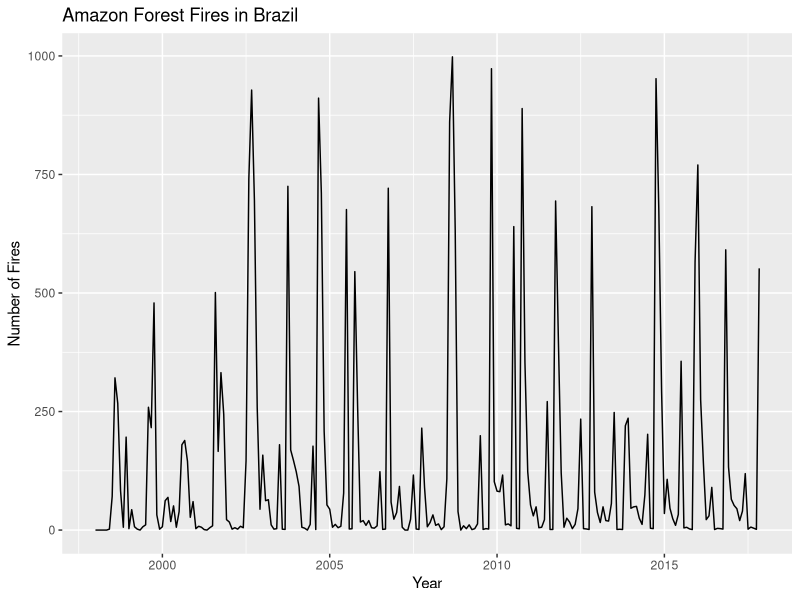
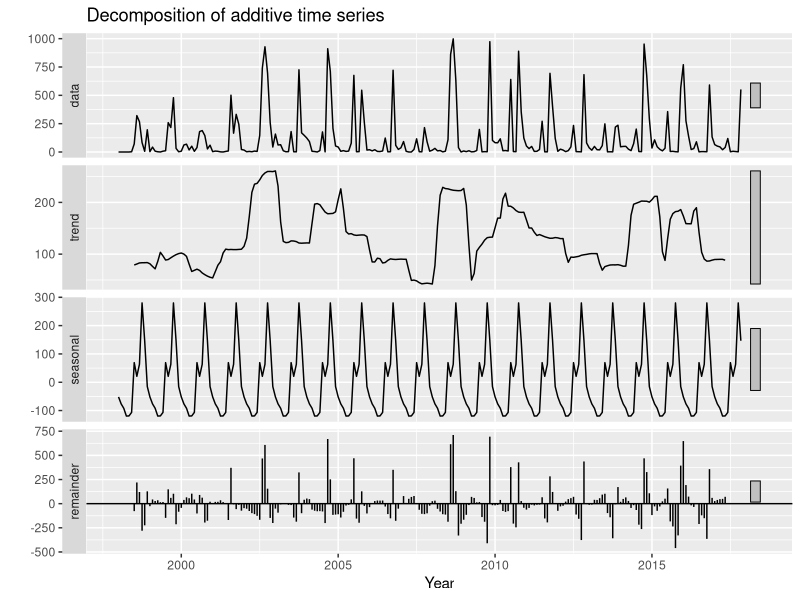

Generate these figures, in order, with R: (Note: this script raises an error after producing the figures.)
library(data.table)
library(ggplot2)
library(forecast)
library(tseries)
library(urca)
library(dplyr)
library(GGally)

# read the data and make a copy of it
amazon <- read.csv('amazon1.csv')
str(amazon)
View(amazon)
amazon= data.table(amazon)

amazon_sorted = amazon[order(amazon$year)]


amazon_fire = amazon_sorted[which(amazon_sorted$state=="Amazonas")]

# convert it to time-series data
ts_amazon=ts(amazon_fire$number, start=c(1998,1) ,frequency=12 )
str(ts_amazon)
View(ts_amazon)

#check for NA
sum(is.na(ts_amazon))

#plot for time and seasonality
autoplot(ts_amazon)+ ggtitle('Amazon Forest Fires in Brazil')+ xlab('Year')+ ylab('Number of Fires')

#decomposition
autoplot(decompose(ts_amazon,type='additive')) + xlab ('Year')
+ ggtitle('Decomposition Forest Fires')


#boxplot for each month
boxplot(ts_amazon~cycle(ts_amazon), xla='Month',
  ylab='Number of Fires', main='Forest Fires in Brazil')

# seasonal plot
ggseasonplot(ts_amazon, year.labels=TRUE, year.labels.left=TRUE)
+ylab('Number of fires') +ggtitle("Seasonal plot for Forest Fires in Brazil")

#subseriesplot
ggsubseriesplot(ts_amazon) + ylab('Number of fires') 
+ggtitle('Seasonal Subseries plot for Forest Fires in Brazil')

#acf: lag 1 positive, use AR model. Lag 1 -ve, MA.
autoplot(acf(ts_amazon,plot=TRUE))
+labs(title="Correlogram of Amazon Forest fires")


#our time series data shows ACF, which is why no white noise


#Simple Forcasting Methods


train=window(ts_amazon, start=c(1998,1), end=c(2012,12))
test=window(ts_amazon, start=c(2013,1))



#mean

mmean=meanf(train, h=100)
autoplot(train) + autolayer(mmean, series="Mean", PI=FALSE) 
+xlab('Year') +ylab('Number of fires') 
+ggtitle('Average method')+ guides(colour=guide_legend(title='Forecast'))

#naive

nnaive=rwf(train, h=100)
autoplot(train)+ autolayer(nnaive, series="Naive", PI=FALSE) 
+xlab('Year') +ylab('Number of fires') 
+ggtitle('Naive method')+guides(colour=guide_legend(title='Forecast'))

#seasonal naive

seanaive=snaive(train, h=100)
autoplot(train)+ autolayer(seanaive, series="Seasonal Naive", PI=FALSE) 
+xlab('Year') +ylab('Number of fires') 
+ggtitle('Seasonal Naive method')+guides(colour=guide_legend(title='Forecast'))

#drift

drift=rwf(train, h=100, drift = TRUE)
autoplot(train)+ autolayer(drift,series="Drift",PI=FALSE) 
+xlab('Year')+ylab('Number of fires')
+ggtitle('Drift method')+guides(colour=guide_legend(title='Forecast'))


#all

autoplot(train)+
  autolayer(mmean, series="Mean", PI=FALSE)+
  autolayer(nnaive, series="Naive", PI=FALSE)+
  autolayer(seanaive, series="Seasonal Naive", PI=FALSE)+
  autolayer(drift,series="Drift",PI=FALSE) + xlab('Year')+ylab('Number of fires')+
  ggtitle('Forecasts for Amazon forest fires')+
  guides(colour=guide_legend(title='Forecast'))


# accuracy test

accuracy(mmean,test)
accuracy(nnaive,test)  
accuracy(seanaive,test)  
accuracy(drift,test)  

#lowest MAE and ACF1 values for seasonal naive, so that's good


#Check for stationarity: mean and variance constant over time.
#1st diff = current - previous

#AUGMENTED DICKEY-FULLER TEST

adf.test(ts_amazon)

#P-VALUE IS 0.01, which is not more than 1%, so we reject null hypothesis of not stationarity


#KPSS UNIT ROOT TEST

summary(ur.kpss(ts_amazon))

ndiffs(ts_amazon)

#seasonal differencing

nsdiffs(ts_amazon)


#p<- AR
#d-diff
#q<-MA
